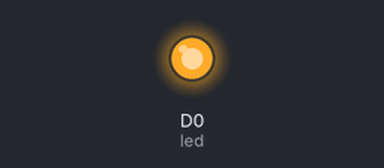
Bench run of a sketch on a simulated ESP8266 (NodeMCU). Parts: output pins drawn as LEDs (lit = HIGH).

Above: at 0.35 s.
At 16.5 s:
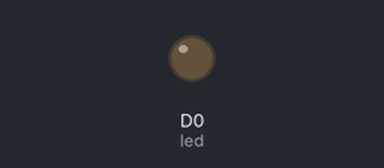
Timing chart, 0 to 22.8 s (numbered marks = the images above):
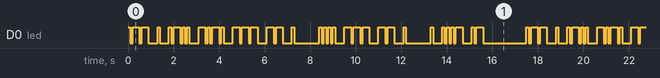

Measured:
- by itself, D0 (led): moves between LOW and HIGH, repeating every 17.5 s
- by itself, everything shown: repeats every 17.5 s, in 50 steps

The sketch:

MorseCodeFlasher.ino
```cpp
// which pin is our LED on?
int led = D0;

// set the duration(s)
int dot = 100;
int dash = dot * 3;
int pause = dot * 15;

// load morse code
String code[] = {
    ".-", "-...", "-.-.", "-..", ".", "..-.", "--.", // A-G
    "....", "..", ".---", "-.-", ".-..", "--", "-.", // H-N
    "---", ".--.", "--.-", ".-.", "...", "-", "..-", // O-U
    "...-", ".--", "-..-", "-.--", "--.."            // V-Z
};


//-----------------------------------------------------------
// what message do you want to morse?
String message = "welcome home eva";
// change this ....^
//-----------------------------------------------------------


void setup() {
    pinMode(led, OUTPUT);
}

void loop() {
    flashMessage(message);
    delay(pause);
}


// =============
// = functions =
// =============

// break the message down letter by letter
void flashMessage(String message) {
    for (int i = 0; i < message.length(); i++) {
        char letter = message.charAt(i);
        flashLetter(letter);
    }
}

// convert the letter to morse code
void flashLetter(char letter) {
    if (letter >= 'a' && letter <= 'z') {
        flashDotsDashes(code[letter - 'a']);
    }
    if (letter >= 'A' && letter <= 'Z') {
        flashDotsDashes(code[letter - 'A']);
    }
    else if (letter == ' ') {
        delay(dot * 7); // gap between words
    }
}

// break the code into dots and dashes
void flashDotsDashes(String dotsDashes) {
    for (int i = 0; i < dotsDashes.length(); i++) {
        char dotORdash = dotsDashes.charAt(i);
        if (dotORdash == '.') {
            flash(dot);
        }
        else if (dotORdash = '-') {
            flash(dash);
        }
        else {
            flash(10000);
        }
        delay(dot); // gap between dots and dashes of one letter
    }
    delay(dash); // gap between letters
}

// the flasher - turns LED on and off
void flash(int duration) {
    digitalWrite(led, HIGH);
    delay(duration);
    digitalWrite(led, LOW);
}

// that's all folks
```
